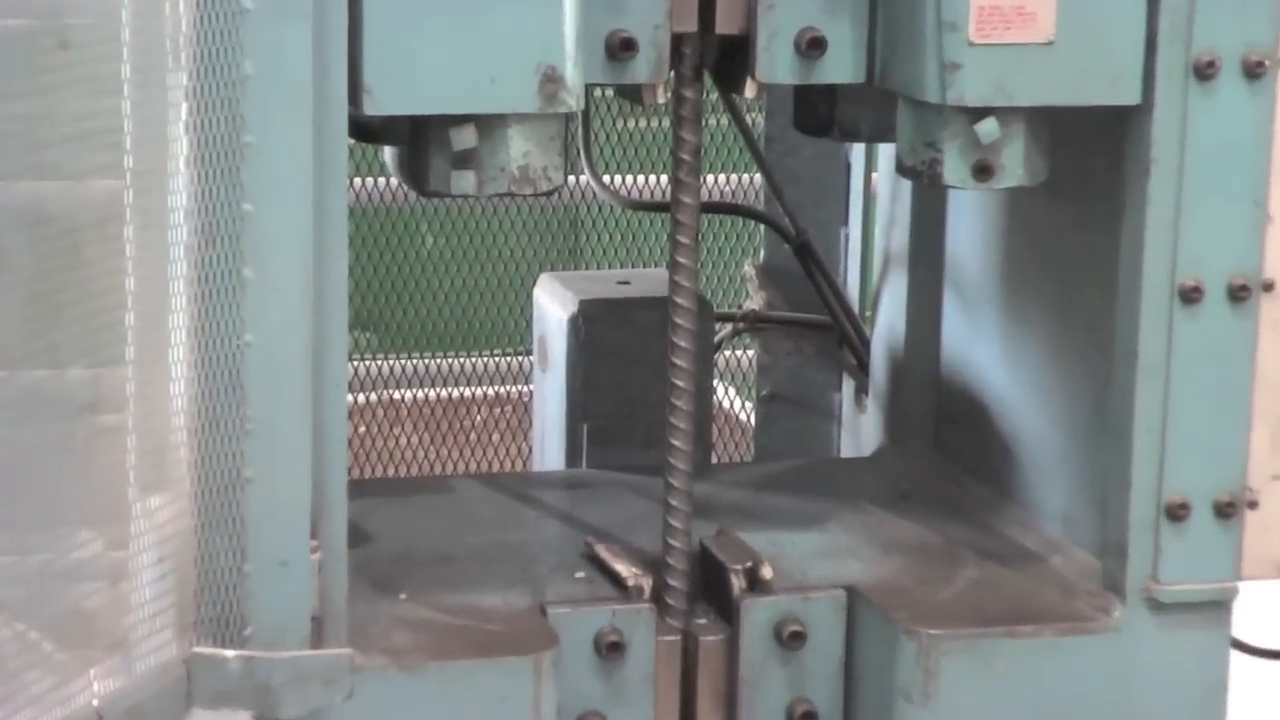
#> input picture frame 37 of 2d/ultralnew/ultralytics/dataset/v1.mp4, 1280 x 720 px, given in place of vdio2.mp4, which was not available
$ jupyter execute --allow-errors '引伸计传统.ipynb'   (text cells are left out)
#> lines starting #> are read from the running program, lines starting #| are printed output that depends on the picture; pictures that were not available may be replaced by others from this repository, and a replacement may not be noted
[cell 1]
import cv2
import numpy as np
import matplotlib.pyplot as plt

# 读取视频
cap = cv2.VideoCapture(r"D:\work\python\clone\2d\ultralnew\ultralytics\dataset\vdio2.mp4")

# Shi-Tomasi角点检测参数
feature_params = dict(maxCorners=100, qualityLevel=0.3, minDistance=7, blockSize=7)

# Lucas-Kanade光流法参数
lk_params = dict(winSize=(15, 15), maxLevel=2, criteria=(cv2.TERM_CRITERIA_EPS | cv2.TERM_CRITERIA_COUNT, 10, 0.03))

# 随机颜色用于绘制
color = np.random.randint(0, 255, (100, 3))

# 读取第一帧
ret, old_frame = cap.read()
#> old_frame is the input picture: shape (720, 1280, 3); mean B, G, R 135, 135.7, 130.1
print(ret)
#| True
print(old_frame)
#> (printed output is left out)

old_gray = cv2.cvtColor(old_frame, cv2.COLOR_BGR2GRAY)
p0 = cv2.goodFeaturesToTrack(old_gray, mask=None, **feature_params)
#> p0 = 72 rows, first 8: [507, 359], [378, 363], [498, 359], [518, 358], [484, 359], [570, 177], [460, 360], [448, 360]

# 创建掩膜图像用于绘制
mask = np.zeros_like(old_frame)

while cap.isOpened():
    ret, frame = cap.read()
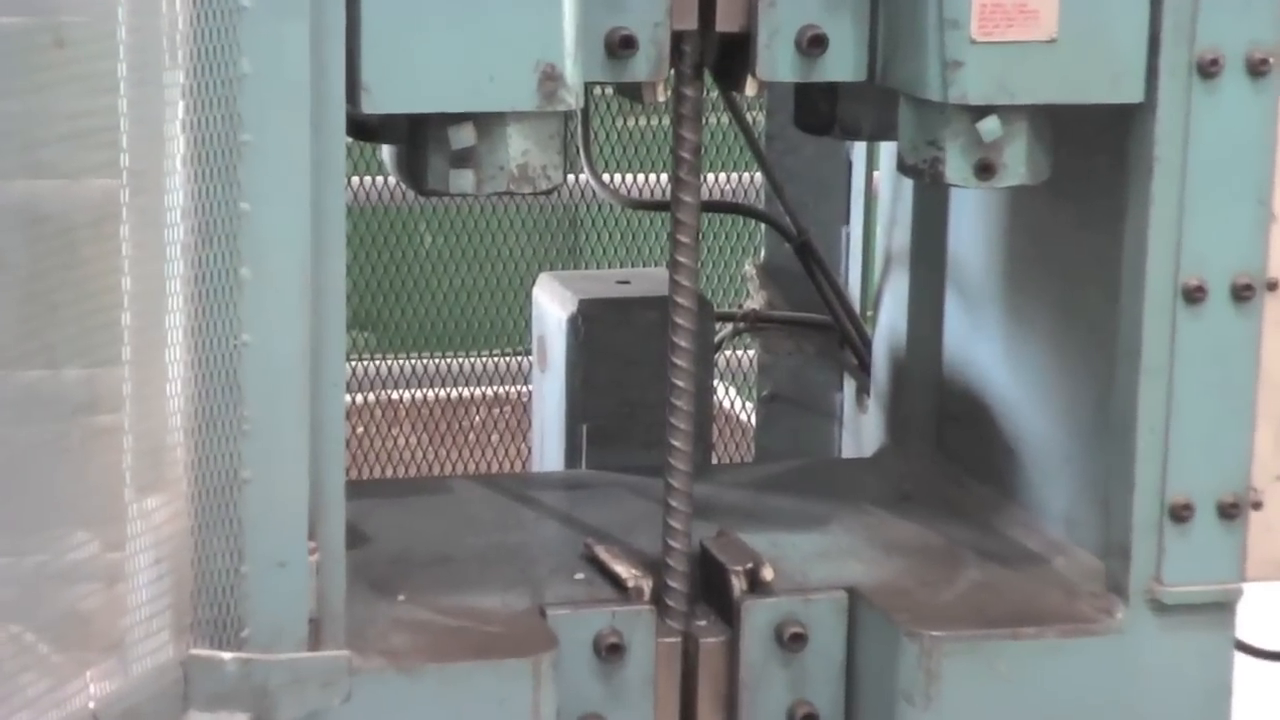
#> input picture frame 38 of 2d/ultralnew/ultralytics/dataset/v1.mp4, 1280 x 720 px, given in place of vdio2.mp4, which was not available
#> frame is the input picture: shape (720, 1280, 3); mean B, G, R 135, 135.5, 130.1
    if not ret:
        break

    frame_gray = cv2.cvtColor(frame, cv2.COLOR_BGR2GRAY)

    # 计算光流
    p1, st, err = cv2.calcOpticalFlowPyrLK(old_gray, frame_gray, p0, None, **lk_params)
#> p1 = 72 rows, first 8: [506, 359], [376.2, 363.1], [497, 359], [517.2, 358.1], [482.8, 359.1], [569.4, 175.8], [458.7, 360], [446.6, 360]; st = 72 values from 1 to 1; err = 72 values, max 5.59 at index 64, min 1.05 at index 0, mean 3.4

    # 选择好的跟踪点
    good_new = p1[st == 1]
#> good_new = 72 pairs, first value 350 to 875.5, second value 143.5 to 420.3
    good_old = p0[st == 1]
#> good_old = 72 pairs, first value 352 to 874, second value 145 to 420

    # 绘制跟踪结果
    for i, (new, old) in enumerate(zip(good_new, good_old)):
        a, b = new.ravel()
        c, d = old.ravel()
        mask = cv2.line(mask, (a, b), (c, d), color[i].tolist(), 2)
        frame = cv2.circle(frame, (a, b), 5, color[i].tolist(), -1)
#> this loop made 72 passes
#> (a, b, c, d) on passes 1 to 8: (506, 359, 507, 359), (376.2, 363.1, 378, 363), (497, 359, 498, 359), (517.2, 358.1, 518, 358), (482.8, 359.1, 484, 359), (569.4, 175.8, 570, 177), (458.7, 360, 460, 360), (446.6, 360, 448, 360)
#> frame: shape (720, 1280, 3); mean B, G, R 134.7, 135.3, 129.8
#> mask: shape (720, 1280, 3); mean of channels 0, 1, 2 0.1, 0.1, 0.1

    img = cv2.add(frame, mask)

    cv2.imshow('frame', img)

    if cv2.waitKey(30) & 0xFF == ord('q'):
#> (key q is pressed here)
        break

    # 更新旧帧和旧点
    old_gray = frame_gray.copy()
    p0 = good_new.reshape(-1, 1, 2)

cap.release()
cv2.destroyAllWindows()

[cell 2]
import cv2
import numpy as np

# 读取视频
cap = cv2.VideoCapture(r"D:\work\python\clone\2d\ultralnew\ultralytics\dataset\v1.mp4")

# Shi-Tomasi角点检测参数
feature_params = dict(maxCorners=100, qualityLevel=0.3, minDistance=7, blockSize=7)

# Lucas-Kanade光流法参数
lk_params = dict(winSize=(15, 15), maxLevel=2, criteria=(cv2.TERM_CRITERIA_EPS | cv2.TERM_CRITERIA_COUNT, 10, 0.03))

# 随机颜色用于绘制
color = np.random.randint(0, 255, (100, 3))

# 读取第一帧
ret, old_frame = cap.read()
old_gray = cv2.cvtColor(old_frame, cv2.COLOR_BGR2GRAY)
p0 = cv2.goodFeaturesToTrack(old_gray, mask=None, **feature_params)

# 创建掩膜图像用于绘制
mask = np.zeros_like(old_frame)

# 初始化变量用于记录标记点距离变化
initial_distances = None
strain_data = []

while cap.isOpened():
    ret, frame = cap.read()
    if not ret:
        break

    frame_gray = cv2.cvtColor(frame, cv2.COLOR_BGR2GRAY)

    # 计算光流
    p1, st, err = cv2.calcOpticalFlowPyrLK(old_gray, frame_gray, p0, None, **lk_params)

    # 选择好的跟踪点
    good_new = p1[st == 1]
    good_old = p0[st == 1]

    # 绘制跟踪结果
    for i, (new, old) in enumerate(zip(good_new, good_old)):
        a, b = new.ravel()
        c, d = old.ravel()
        mask = cv2.line(mask, (int(a),int(b)), (int(c), int(d)), color[i].tolist(), 2)
        frame = cv2.circle(frame,(int(a),int(b)), 5, color[i].tolist(), -1)
#> frame: shape (720, 1280, 3); mean B, G, R 134.9, 135.3, 129.7
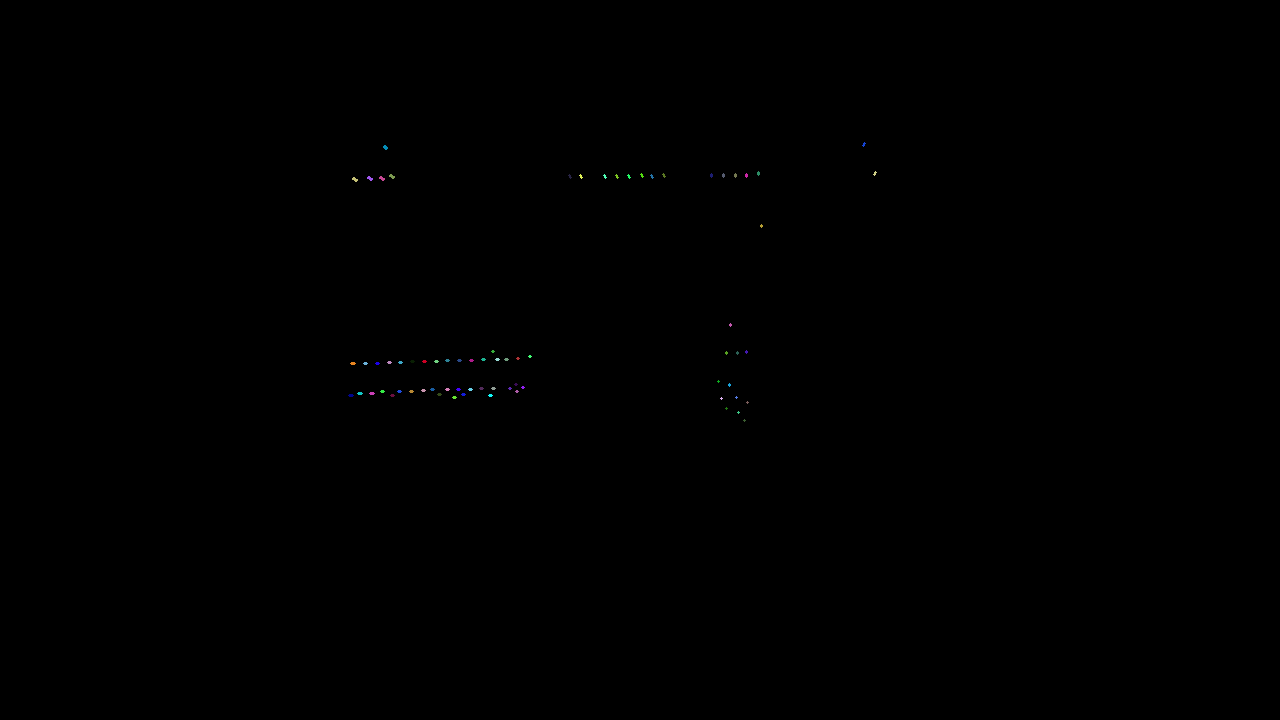
#> mask: shape (720, 1280, 3); mean of channels 0, 1, 2 0.1, 0.1, 0.1; drawn as B, G, R

    img = cv2.add(frame, mask)

    cv2.imshow('frame', img)

    # 计算并记录标记点之间的距离变化
    if initial_distances is None:
        initial_distances = []
        for i in range(len(good_new) - 1):
            dist = np.linalg.norm(good_new[i] - good_new[i + 1])
            initial_distances.append(dist)
#> this loop made 71 passes
#> dist on passes 1 to 8: 129.9, 120.8, 20.22, 34.34, 202.7, 214.9, 12.09, 82.65
#> after the loop, initial_distances = 71 values, max 570.8 at index 57, min 11.12 at index 12, mean 205.4
    else:
        current_distances = []
        for i in range(len(good_new) - 1):
            dist = np.linalg.norm(good_new[i] - good_new[i + 1])
            current_distances.append(dist)
        strain = [(current - initial) / initial for current, initial in zip(current_distances, initial_distances)]
        strain_data.append(strain)
        print(f"Strain at frame {len(strain_data)}: {strain}")

    if cv2.waitKey(30) & 0xFF == ord('q'):
#> (key q is pressed here)
        break

    # 更新旧帧和旧点
    old_gray = frame_gray.copy()
    p0 = good_new.reshape(-1, 1, 2)

cap.release()
cv2.destroyAllWindows()

# 结果分析和保存
import matplotlib.pyplot as plt

# 绘制各帧的应变变化曲线
for i, strain in enumerate(zip(*strain_data)):
    plt.plot(strain, label=f'Segment {i + 1}')
plt.xlabel('Frame')
plt.ylabel('Strain')
plt.title('Strain over Time')
plt.legend()
plt.show()

[cell 3]
import cv2
import numpy as np

# 读取视频
cap = cv2.VideoCapture(r'D:\work\python\clone\2d\ultralnew\ultralytics\dataset\32mm coupler steel bar tensile strength testing.mp4')

# Shi-Tomasi角点检测参数
feature_params = dict(maxCorners=100, qualityLevel=0.3, minDistance=7, blockSize=7)

# Lucas-Kanade光流法参数
lk_params = dict(winSize=(15, 15), maxLevel=2, criteria=(cv2.TERM_CRITERIA_EPS | cv2.TERM_CRITERIA_COUNT, 10, 0.03))

# 随机颜色用于绘制
color = np.random.randint(0, 255, (100, 3))

# 读取第一帧
ret, old_frame = cap.read()
old_gray = cv2.cvtColor(old_frame, cv2.COLOR_BGR2GRAY)
p0 = cv2.goodFeaturesToTrack(old_gray, mask=None, **feature_params)

# 创建掩膜图像用于绘制
mask = np.zeros_like(old_frame)

# 初始化变量用于记录标记点距离变化
initial_distances = None
strain_data = []

while cap.isOpened():
    ret, frame = cap.read()
    if not ret:
        break

    frame_gray = cv2.cvtColor(frame, cv2.COLOR_BGR2GRAY)

    # 计算光流
    p1, st, err = cv2.calcOpticalFlowPyrLK(old_gray, frame_gray, p0, None, **lk_params)

    # 选择好的跟踪点
    good_new = p1[st == 1]
    good_old = p0[st == 1]

    # 绘制跟踪结果
    for i, (new, old) in enumerate(zip(good_new, good_old)):
        a, b = new.ravel()
        c, d = old.ravel()
        mask = cv2.line(mask, (int(a), int(b)), (int(c), int(d)), color[i].tolist(), 2)
        frame = cv2.circle(frame, (int(a), int(b)), 5, color[i].tolist(), -1)
#> frame: shape (720, 1280, 3); mean B, G, R 134.9, 135.3, 129.9
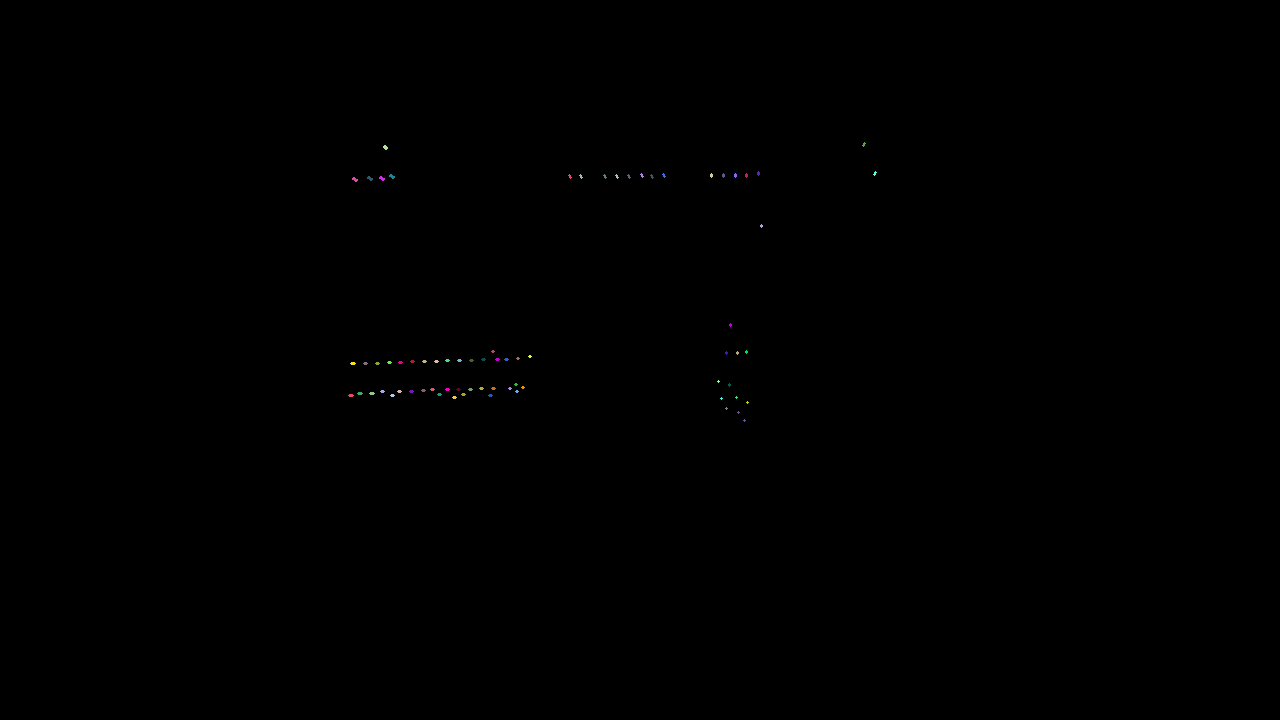
#> mask: shape (720, 1280, 3); mean of channels 0, 1, 2 0.1, 0.1, 0.1; drawn as B, G, R

    img = cv2.add(frame, mask)

    cv2.imshow('frame', img)

    # 计算并记录标记点之间的距离变化
    if initial_distances is None:
        initial_distances = []
        for i in range(len(good_new) - 1):
            dist = np.linalg.norm(good_new[i] - good_new[i + 1])
            initial_distances.append(dist)
#> this loop made 71 passes
    else:
        current_distances = []
        for i in range(len(good_new) - 1):
            dist = np.linalg.norm(good_new[i] - good_new[i + 1])
            current_distances.append(dist)
        strain = [(current - initial) / initial for current, initial in zip(current_distances, initial_distances)]
        strain_data.append(strain)
        print(f"Strain at frame {len(strain_data)}: {strain}")

    if cv2.waitKey(30) & 0xFF == ord('q'):
#> (key q is pressed here)
        break

    # 更新旧帧和旧点
    old_gray = frame_gray.copy()
    p0 = good_new.reshape(-1, 1, 2)

cap.release()
cv2.destroyAllWindows()

# 结果分析和保存
import matplotlib.pyplot as plt

# 绘制各帧的应变变化曲线
for i, strain in enumerate(zip(*strain_data)):
    plt.plot(strain, label=f'Segment {i + 1}')
plt.xlabel('Frame')
plt.ylabel('Strain')
plt.title('Strain over Time')
plt.legend()
plt.show()

[cell 4]
import cv2
import numpy as np
import matplotlib.pyplot as plt

# 读取视频
cap = cv2.VideoCapture(r"D:\work\python\clone\2d\ultralnew\ultralytics\dataset\v1.mp4")

# Shi-Tomasi角点检测参数
feature_params = dict(maxCorners=100, qualityLevel=0.3, minDistance=7, blockSize=7)

# Lucas-Kanade光流法参数
lk_params = dict(winSize=(15, 15), maxLevel=2, criteria=(cv2.TERM_CRITERIA_EPS | cv2.TERM_CRITERIA_COUNT, 10, 0.03))

# 随机颜色用于绘制
color = np.random.randint(0, 255, (100, 3))

# 读取第一帧
ret, old_frame = cap.read()
old_gray = cv2.cvtColor(old_frame, cv2.COLOR_BGR2GRAY)
p0 = cv2.goodFeaturesToTrack(old_gray, mask=None, **feature_params)

# 创建掩膜图像用于绘制
mask = np.zeros_like(old_frame)

# 初始化变量用于记录标记点距离变化
initial_distances = None
strain_data = []

# 用于拟合钢筋轴线的点集
points_for_line_fit = []

while cap.isOpened():
    ret, frame = cap.read()
    if not ret:
        break

    frame_gray = cv2.cvtColor(frame, cv2.COLOR_BGR2GRAY)

    # 计算光流
    p1, st, err = cv2.calcOpticalFlowPyrLK(old_gray, frame_gray, p0, None, **lk_params)

    # 选择好的跟踪点
    good_new = p1[st == 1]
    good_old = p0[st == 1]

    # 绘制跟踪结果并收集用于拟合的点
    for i, (new, old) in enumerate(zip(good_new, good_old)):
        a, b = new.ravel()
        c, d = old.ravel()
        mask = cv2.line(mask, (int(a), int(b)), (int(c), int(d)), color[i].tolist(), 2)
        frame = cv2.circle(frame, (int(a), int(b)), 5, color[i].tolist(), -1)
        points_for_line_fit.append([a, b])
#> this loop made 72 passes
#> frame: shape (720, 1280, 3); mean B, G, R 134.7, 135.3, 129.8
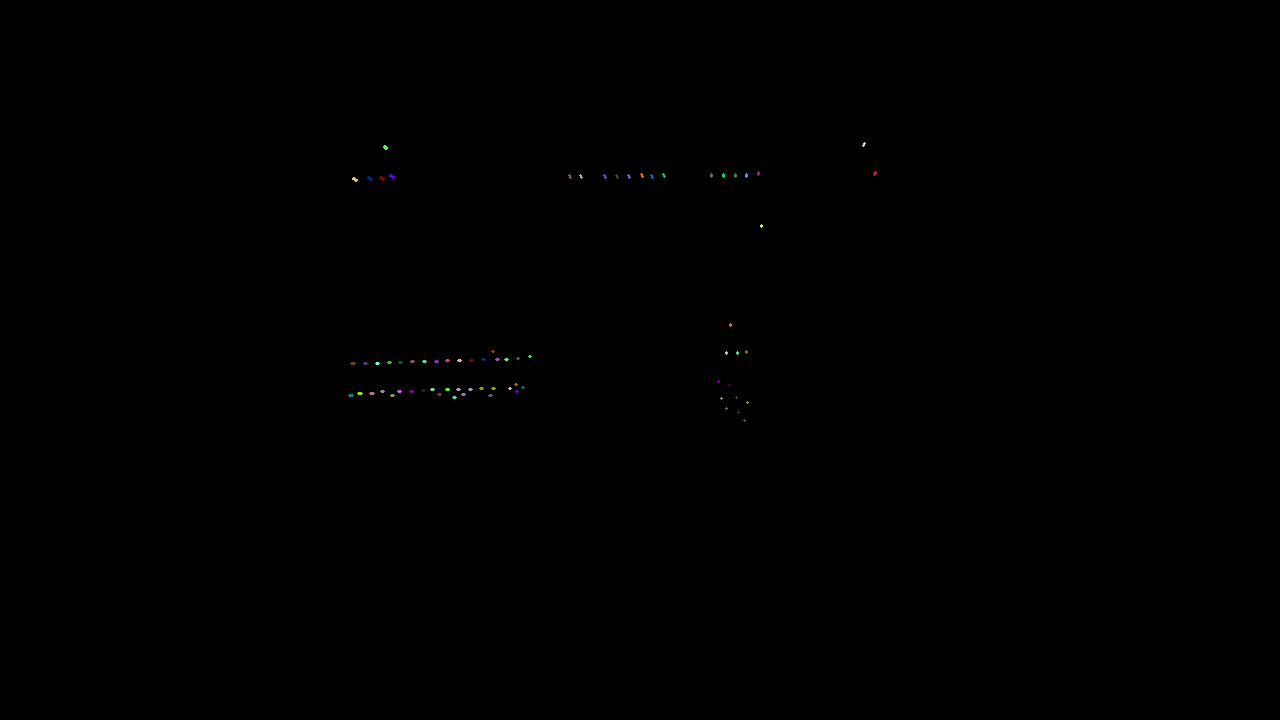
#> mask: shape (720, 1280, 3); mean of channels 0, 1, 2 0.1, 0.1, 0.1; drawn as B, G, R

    img = cv2.add(frame, mask)

    # 拟合钢筋轴线
    if len(points_for_line_fit) >= 2:
        [vx, vy, x, y] = cv2.fitLine(np.array(points_for_line_fit, dtype=np.float32), cv2.DIST_L2, 0, 0.01, 0.01)
        lefty = int((-x * vy / vx) + y)
        righty = int(((frame.shape[1] - x) * vy / vx) + y)
        img = cv2.line(img, (frame.shape[1] - 1, righty), (0, lefty), (0, 255, 0), 2)
#> img: shape (720, 1280, 3); mean B, G, R 134.2, 135.8, 129.3
#> (the rest of the program and of its run is left out)
